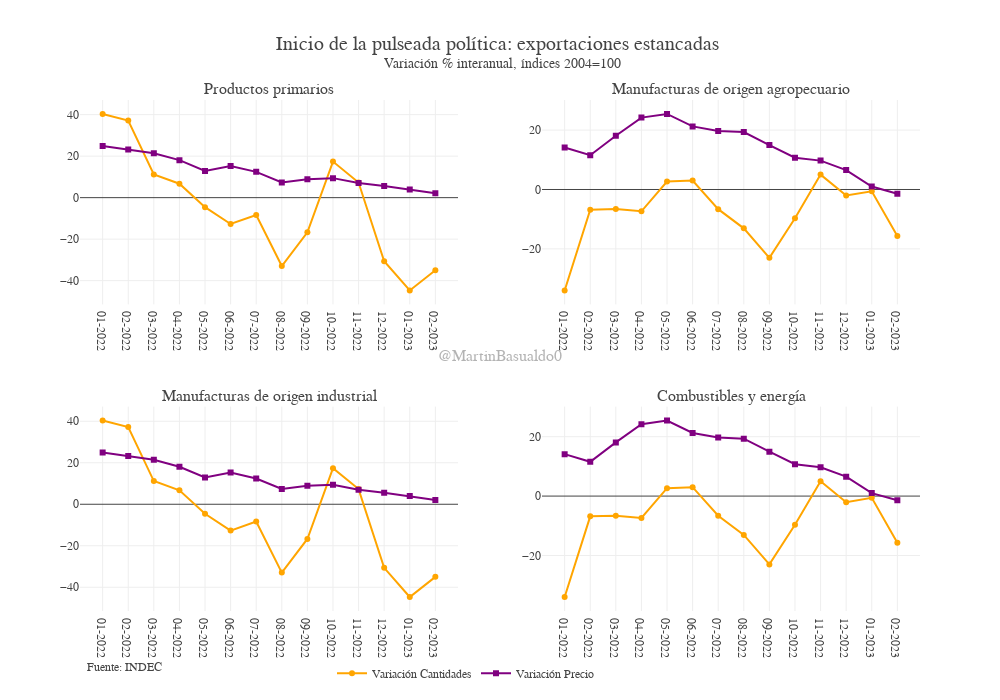

Notebook code for this chart:
### Code cell
multiplot_indices = make_subplots(2, 2, vertical_spacing=0.2,
subplot_titles= ['Productos primarios','Manufacturas de origen agropecuario', 'Manufacturas de origen industrial', 'Combustibles y energía'])
w=[1,1,2,2]
z=[1,2,1,2]
x=df_mensual_rubro_indices_filtrado.fecha

multiplot_indices.add_trace(go.Scatter(name='Variación Cantidades',legendgroup="Variación Cantidades",x=x, y=df_mensual_rubro_indices_filtrado.var_q_pp, mode='lines+markers', marker_symbol=0, marker_color='orange'), row=1, col=1)
multiplot_indices.add_trace(go.Scatter(name='Variación Precio',legendgroup="Variación Precio",x=x, y=df_mensual_rubro_indices_filtrado.var_p_pp, mode='lines+markers', marker_symbol=1, marker_color='purple'), row=1, col=1)

multiplot_indices.add_trace(go.Scatter(name='Variación Cantidades moa',legendgroup="Variación Cantidades",x=x, y=df_mensual_rubro_indices_filtrado.var_q_moa, mode='lines+markers', marker_symbol=0,marker_color='orange',showlegend=False), row=1, col=2)
multiplot_indices.add_trace(go.Scatter(name='Variación Precio moa',legendgroup="Variación Precio",x=x, y=df_mensual_rubro_indices_filtrado.var_p_moa, mode='lines+markers', marker_symbol=1, marker_color='purple',showlegend=False), row=1, col=2)

multiplot_indices.add_trace(go.Scatter(name='Variación Cantidades moi',legendgroup="Variación Cantidades",x=x, y=df_mensual_rubro_indices_filtrado.var_q_moi, mode='lines+markers', marker_symbol=0,marker_color='orange',showlegend=False ), row=2, col=1)
multiplot_indices.add_trace(go.Scatter(name='Variación Precio moi',legendgroup="Variación Precio",x=x, y=df_mensual_rubro_indices_filtrado.var_p_moi, mode='lines+markers', marker_symbol=1, marker_color='purple',showlegend=False), row=2, col=1)

multiplot_indices.add_trace(go.Scatter(name='Variación Cantidades cye',legendgroup="Variación Cantidades",x=x, y=df_mensual_rubro_indices_filtrado.var_q_cye, mode='lines+markers', marker_symbol=0,marker_color='orange',showlegend=False ), row=2, col=2)
multiplot_indices.add_trace(go.Scatter(name='Variación Precio cye',legendgroup="Variación Precio",x=x, y=df_mensual_rubro_indices_filtrado.var_p_cye, mode='lines+markers', marker_symbol=1, marker_color='purple',showlegend=False), row=2, col=2)
   
multiplot_indices.update_layout(separators=",.", font_family="Georgia", font_size=12,
                              xaxis=dict(type='category'),
                                # margin ={'b': 200},
     height=700, width=1000, 
     # xaxis = dict(tickmode = "linear"),
     template = 'none',
     title=dict(
         text="Inicio de la pulseada política: exportaciones estancadas <br> <sup> Variación % interanual, índices 2004=100 </sup>",
         font_size=20,
           pad=dict(b=500)
        ),    
     legend=dict(yanchor="bottom",xanchor="left",
     y=-.15, x=0.3, 
     orientation='h')
     )
multiplot_indices.update_yaxes(tickformat=',')
note = 'Fuente: INDEC'
multiplot_indices.add_annotation(showarrow=False, text=note,font=dict(size=12), xref='paper',x=0.1,yref='paper', y=-0.125, 
                           xanchor='right', yanchor='auto', xshift=0, yshift=0,)

multiplot_indices.add_annotation(showarrow=False, text='@MartinBasualdo0', font=dict(size=16), font_family="arial", opacity=0.4,
    xref='paper', yref='paper', x=0.5, y=0.5)

### Figure 1 — Plotly figure (JSON) as saved in the notebook; plotly's stock layout.template omitted (floating-point values rounded to 4 significant figures)
{"data": [{"legendgroup": "Variación Cantidades", "marker": {"color": "orange", "symbol": 0}, "mode": "lines+markers", "name": "Variación Cantidades", "type": "scatter", "x": ["01-2022", "02-2022", "03-2022", "04-2022", "05-2022", "06-2022", "07-2022", "08-2022", "09-2022", "10-2022", "11-2022", "12-2022", "01-2023", "02-2023"], "xaxis": "x", "y": [40.32, 37.18, 11.17, 6.705, -4.576, -12.7, -8.358, -32.94, -16.73, 17.37, 7.316, -30.61, -44.7, -34.99], "yaxis": "y"}, {"legendgroup": "Variación Precio", "marker": {"color": "purple", "symbol": 1}, "mode": "lines+markers", "name": "Variación Precio", "type": "scatter", "x": ["01-2022", "02-2022", "03-2022", "04-2022", "05-2022", "06-2022", "07-2022", "08-2022", "09-2022", "10-2022", "11-2022", "12-2022", "01-2023", "02-2023"], "xaxis": "x", "y": [24.89, 23.25, 21.4, 18.07, 12.88, 15.28, 12.43, 7.36, 8.888, 9.406, 7.04, 5.569, 3.922, 2.07], "yaxis": "y"}, {"legendgroup": "Variación Cantidades", "marker": {"color": "orange", "symbol": 0}, "mode": "lines+markers", "name": "Variación Cantidades moa", "showlegend": false, "type": "scatter", "x": ["01-2022", "02-2022", "03-2022", "04-2022", "05-2022", "06-2022", "07-2022", "08-2022", "09-2022", "10-2022", "11-2022", "12-2022", "01-2023", "02-2023"], "xaxis": "x2", "y": [-33.99, -6.824, -6.605, -7.357, 2.666, 3.01, -6.629, -13.08, -23.0, -9.681, 5.008, -2.045, -0.5978, -15.68], "yaxis": "y2"}, {"legendgroup": "Variación Precio", "marker": {"color": "purple", "symbol": 1}, "mode": "lines+markers", "name": "Variación Precio moa", "showlegend": false, "type": "scatter", "x": ["01-2022", "02-2022", "03-2022", "04-2022", "05-2022", "06-2022", "07-2022", "08-2022", "09-2022", "10-2022", "11-2022", "12-2022", "01-2023", "02-2023"], "xaxis": "x2", "y": [14.12, 11.54, 18.08, 24.21, 25.43, 21.24, 19.73, 19.34, 14.94, 10.71, 9.724, 6.541, 1.004, -1.42], "yaxis": "y2"}, {"legendgroup": "Variación Cantidades", "marker": {"color": "orange", "symbol": 0}, "mode": "lines+markers", "name": "Variación Cantidades moi", "showlegend": false, "type": "scatter", "x": ["01-2022", "02-2022", "03-2022", "04-2022", "05-2022", "06-2022", "07-2022", "08-2022", "09-2022", "10-2022", "11-2022", "12-2022", "01-2023", "02-2023"], "xaxis": "x3", "y": [40.32, 37.18, 11.17, 6.705, -4.576, -12.7, -8.358, -32.94, -16.73, 17.37, 7.316, -30.61, -44.7, -34.99], "yaxis": "y3"}, {"legendgroup": "Variación Precio", "marker": {"color": "purple", "symbol": 1}, "mode": "lines+markers", "name": "Variación Precio moi", "showlegend": false, "type": "scatter", "x": ["01-2022", "02-2022", "03-2022", "04-2022", "05-2022", "06-2022", "07-2022", "08-2022", "09-2022", "10-2022", "11-2022", "12-2022", "01-2023", "02-2023"], "xaxis": "x3", "y": [24.89, 23.25, 21.4, 18.07, 12.88, 15.28, 12.43, 7.36, 8.888, 9.406, 7.04, 5.569, 3.922, 2.07], "yaxis": "y3"}, {"legendgroup": "Variación Cantidades", "marker": {"color": "orange", "symbol": 0}, "mode": "lines+markers", "name": "Variación Cantidades cye", "showlegend": false, "type": "scatter", "x": ["01-2022", "02-2022", "03-2022", "04-2022", "05-2022", "06-2022", "07-2022", "08-2022", "09-2022", "10-2022", "11-2022", "12-2022", "01-2023", "02-2023"], "xaxis": "x4", "y": [-33.99, -6.824, -6.605, -7.357, 2.666, 3.01, -6.629, -13.08, -23.0, -9.681, 5.008, -2.045, -0.5978, -15.68], "yaxis": "y4"}, {"legendgroup": "Variación Precio", "marker": {"color": "purple", "symbol": 1}, "mode": "lines+markers", "name": "Variación Precio cye", "showlegend": false, "type": "scatter", "x": ["01-2022", "02-2022", "03-2022", "04-2022", "05-2022", "06-2022", "07-2022", "08-2022", "09-2022", "10-2022", "11-2022", "12-2022", "01-2023", "02-2023"], "xaxis": "x4", "y": [14.12, 11.54, 18.08, 24.21, 25.43, 21.24, 19.73, 19.34, 14.94, 10.71, 9.724, 6.541, 1.004, -1.42], "yaxis": "y4"}], "layout": {"annotations": [{"font": {"size": 16}, "showarrow": false, "text": "Productos primarios", "x": 0.225, "xanchor": "center", "xref": "paper", "y": 1, "yanchor": "bottom", "yref": "paper"}, {"font": {"size": 16}, "showarrow": false, "text": "Manufacturas de origen agropecuario", "x": 0.775, "xanchor": "center", "xref": "paper", "y": 1, "yanchor": "bottom", "yref": "paper"}, {"font": {"size": 16}, "showarrow": false, "text": "Manufacturas de origen industrial", "x": 0.225, "xanchor": "center", "xref": "paper", "y": 0.4, "yanchor": "bottom", "yref": "paper"}, {"font": {"size": 16}, "showarrow": false, "text": "Combustibles y energía", "x": 0.775, "xanchor": "center", "xref": "paper", "y": 0.4, "yanchor": "bottom", "yref": "paper"}, {"font": {"size": 12}, "showarrow": false, "text": "Fuente: INDEC", "x": 0.1, "xanchor": "right", "xref": "paper", "xshift": 0, "y": -0.125, "yanchor": "auto", "yref": "paper", "yshift": 0}, {"font": {"family": "arial", "size": 16}, "opacity": 0.4, "showarrow": false, "text": "@MartinBasualdo0", "x": 0.5, "xref": "paper", "y": 0.5, "yref": "paper"}], "font": {"family": "Georgia", "size": 12}, "height": 700, "legend": {"orientation": "h", "x": 0.3, "xanchor": "left", "y": -0.15, "yanchor": "bottom"}, "separators": ",.", "title": {"font": {"size": 20}, "pad": {"b": 500}, "text": "Inicio de la pulseada política: exportaciones estancadas <br> <sup> Variación % interanual, índices 2004=100 </sup>"}, "width": 1000, "xaxis": {"anchor": "y", "domain": [0, 0.45], "type": "category"}, "xaxis2": {"anchor": "y2", "domain": [0.55, 1]}, "xaxis3": {"anchor": "y3", "domain": [0, 0.45]}, "xaxis4": {"anchor": "y4", "domain": [0.55, 1]}, "yaxis": {"anchor": "x", "domain": [0.6, 1], "tickformat": ","}, "yaxis2": {"anchor": "x2", "domain": [0.6, 1], "tickformat": ","}, "yaxis3": {"anchor": "x3", "domain": [0, 0.4], "tickformat": ","}, "yaxis4": {"anchor": "x4", "domain": [0, 0.4], "tickformat": ","}}}
